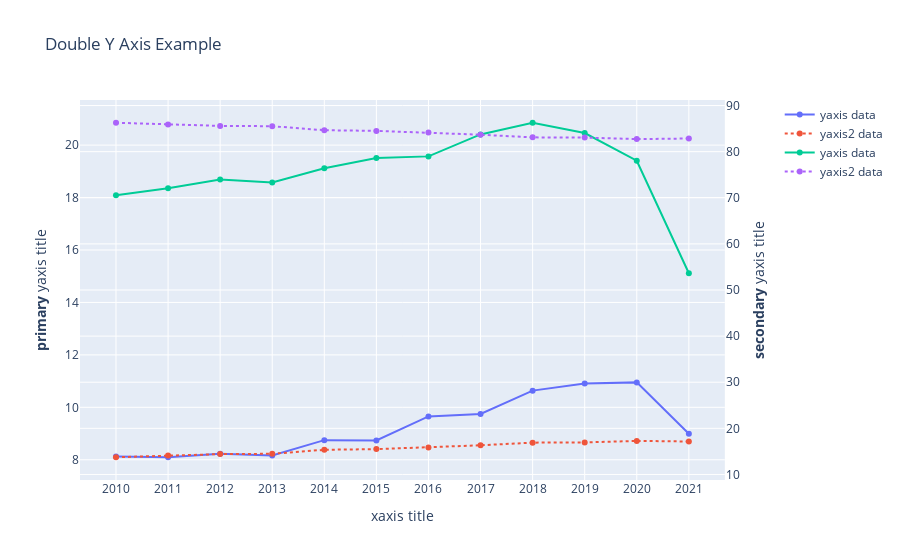

The code cell stored with this chart in its notebook:
### Code cell
df = sd.selection("20-64", data).sort_values("year")

fig = make_subplots(specs=[[{"secondary_y": True}]])

for request in ["Hispanic", "Non-Hispanic"]:
    sub_df = df[df.ethnicity==request]
    # Add traces
    fig.add_trace(
        go.Scatter(x=sub_df.year, y=sub_df.suicide_per_100k, name="yaxis data"),
        secondary_y=False,
    )




    fig.add_trace(
        go.Scatter(x=sub_df.year, y=sub_df.pop_share, name="yaxis2 data",line=dict(dash='dot'),),
        secondary_y=True,
    )

# Add figure title
fig.update_layout(
    title_text="Double Y Axis Example"
)

# Set x-axis title
fig.update_xaxes(title_text="xaxis title")

# Set y-axes titles
fig.update_yaxes(title_text="<b>primary</b> yaxis title", secondary_y=False)
fig.update_yaxes(title_text="<b>secondary</b> yaxis title", secondary_y=True)

fig.show()

### Figure 1 — Plotly figure (JSON) as saved in the notebook; plotly's stock layout.template omitted (floating-point values rounded to 4 significant figures)
{"data": [{"name": "yaxis data", "type": "scatter", "x": ["2010", "2011", "2012", "2013", "2014", "2015", "2016", "2017", "2018", "2019", "2020", "2021"], "xaxis": "x", "y": [8.124, 8.096, 8.226, 8.166, 8.748, 8.734, 9.653, 9.747, 10.64, 10.91, 10.95, 8.989], "yaxis": "y"}, {"line": {"dash": "dot"}, "name": "yaxis2 data", "type": "scatter", "x": ["2010", "2011", "2012", "2013", "2014", "2015", "2016", "2017", "2018", "2019", "2020", "2021"], "xaxis": "x", "y": [13.73, 14.09, 14.41, 14.48, 15.35, 15.5, 15.84, 16.33, 16.9, 16.94, 17.27, 17.15], "yaxis": "y2"}, {"name": "yaxis data", "type": "scatter", "x": ["2010", "2011", "2012", "2013", "2014", "2015", "2016", "2017", "2018", "2019", "2020", "2021"], "xaxis": "x", "y": [18.09, 18.35, 18.69, 18.58, 19.12, 19.51, 19.57, 20.41, 20.85, 20.46, 19.4, 15.11], "yaxis": "y"}, {"line": {"dash": "dot"}, "name": "yaxis2 data", "type": "scatter", "x": ["2010", "2011", "2012", "2013", "2014", "2015", "2016", "2017", "2018", "2019", "2020", "2021"], "xaxis": "x", "y": [86.27, 85.91, 85.59, 85.52, 84.65, 84.5, 84.16, 83.67, 83.1, 83.06, 82.73, 82.85], "yaxis": "y2"}], "layout": {"title": {"text": "Double Y Axis Example"}, "xaxis": {"anchor": "y", "domain": [0, 0.94], "title": {"text": "xaxis title"}}, "yaxis": {"anchor": "x", "domain": [0, 1], "title": {"text": "<b>primary</b> yaxis title"}}, "yaxis2": {"anchor": "x", "overlaying": "y", "side": "right", "title": {"text": "<b>secondary</b> yaxis title"}}}}
